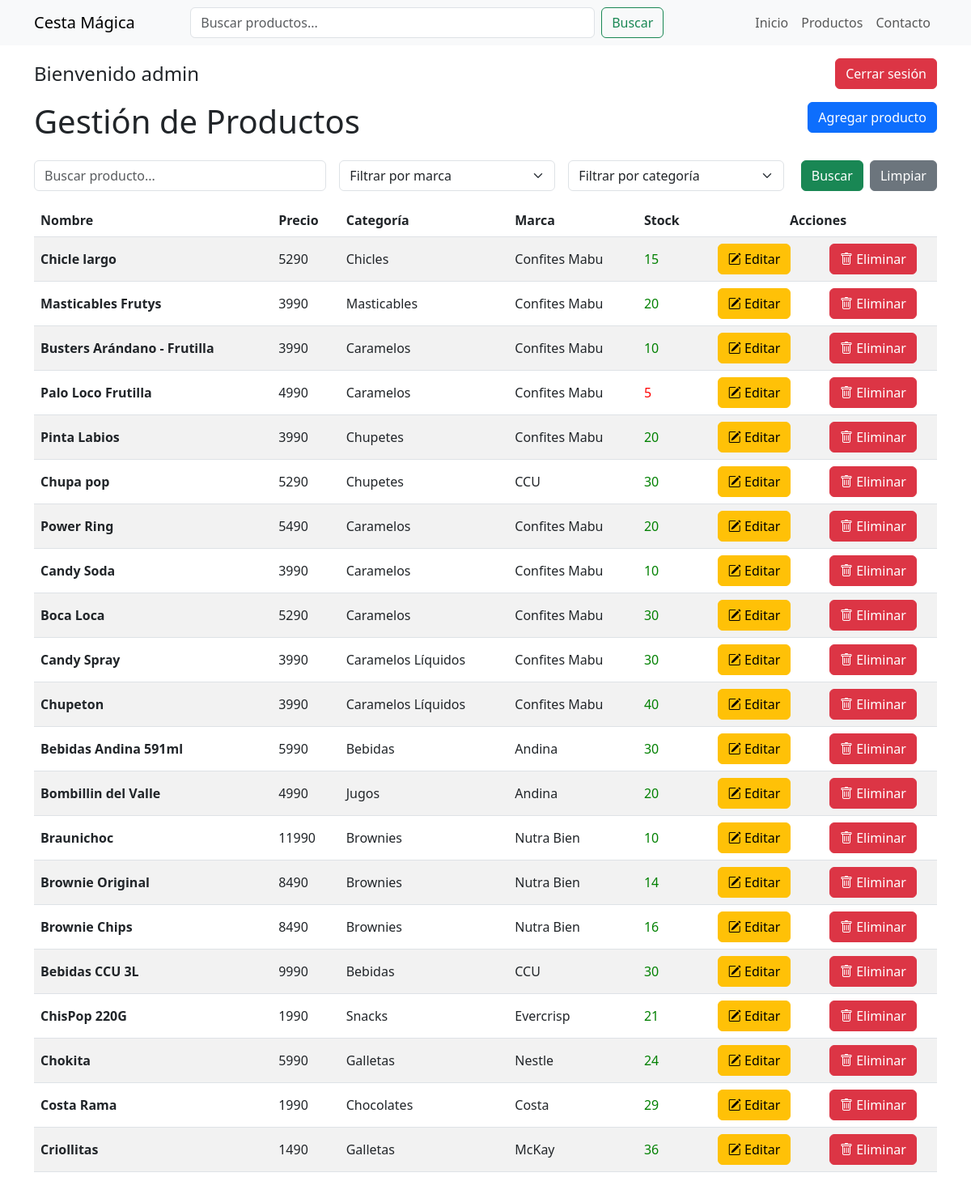
The app's page /gestion/ (signed in), older data.
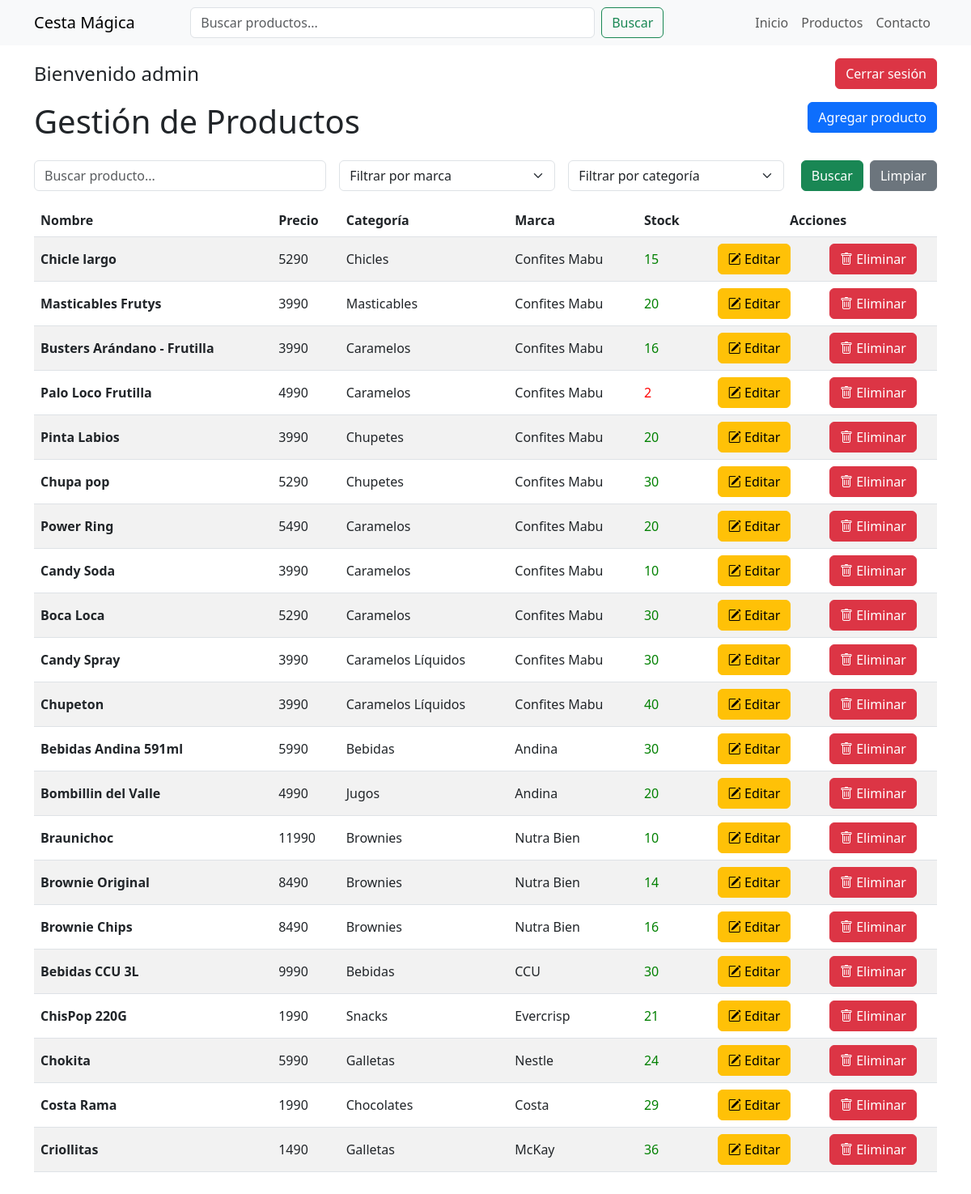
The same page, newer data.
### Inventario/models.py (models this page shows, shortened)
class Producto(models.Model):
    nombre = models.CharField(max_length=200)
    descripcion = models.TextField()
    stock = models.IntegerField()
    precio = models.IntegerField()
    imagen = models.ImageField(upload_to='productos/')
    categoria = models.ForeignKey(Categoria, on_delete=models.CASCADE)
    marca = models.ForeignKey(Marca, on_delete=models.CASCADE)
    destacado = models.BooleanField(default=False)

class Marca(models.Model):
    nombre = models.CharField(max_length=100)
    def __str__(self):
        return self.nombre

class Categoria(models.Model):
    nombre = models.CharField(max_length=100)
    def __str__(self):
        return self.nombre

### Inventario/views.py (the view)
# urls.py: path('gestion/', views.gestion, name='gestion'),
@login_required
def gestion(request):
    productos = Producto.objects.all()
    categorias = Categoria.objects.all()
    marcas = Marca.objects.all()
    search_query = request.GET.get('search', '')
    marca_id = request.GET.get('marca', '')
    categoria_id = request.GET.get('categoria', '')
    if search_query:
        productos = productos.filter(nombre__icontains=search_query)
    if marca_id:
        productos = productos.filter(marca_id=marca_id)
    if categoria_id:
        productos = productos.filter(categoria_id=categoria_id)
    context = {
        'productos': productos,
        'categorias': categorias,
        'marcas': marcas
    }
    return render(request, 'CestaMagica/Gestion/gestion.html', context)

### Inventario/templates/CestaMagica/Gestion/gestion.html (shortened to what this page needs)
{% extends "base.html" %}
{% block content %}
<div class="container mb-3">
    <div class="row mb-3 mt-3">
        <div class="col-12 d-flex justify-content-between align-items-center">
            <h4 class="mb-0">Bienvenido {{ request.user.username }}</h4>
            <a href="{% url 'logout' %}" class="btn btn-danger">Cerrar sesión</a>
        </div>
    </div>
    <div class="row mb-3 mt-3">
        <div class="col">
            <h1>Gestión de Productos</h1>
        </div>
        <div class="col text-end">
            <a href="{% url 'agregar_producto' %}" class="btn btn-primary">Agregar producto</a>
        </div>
    </div>
    <form method="GET" action="{% url 'gestion' %}" class="row g-3 mb-3">
        <div class="col-md-4">
            <input type="text" name="search" class="form-control" placeholder="Buscar producto..." value="{{ request.GET.search }}">
        </div>
        <div class="col-md-3">
            <select name="marca" class="form-select">
                <option value="">Filtrar por marca</option>
            </select>
        </div>
        <div class="col-md-3">
            <select name="categoria" class="form-select">
                <option value="">Filtrar por categoría</option>
            </select>
        </div>
        <div class="col-md-2 text-end d-flex justify-content-end gap-2">
            <button type="submit" class="btn btn-success">Buscar</button>
            <a href="{% url 'gestion' %}" class="btn btn-secondary">Limpiar</a>
        </div>
    </form>
    <div class="table-responsive">
        <table class="table table-striped align-middle">
            <thead>
                <tr>
                    <th scope="col">Nombre</th>
                    <th scope="col">Precio</th>
                    <th scope="col">Categoría</th>
                    <th scope="col">Marca</th>
                    <th scope="col">Stock</th>
                    <th scope="col" colspan="2" class="text-center">Acciones</th>
                </tr>
            </thead>
            <tbody>
                {% for producto in productos %}
                <tr>
                    <th scope="row">{{ producto.nombre }}</th>
                    <td>{{ producto.precio }}</td>
                    <td>{{ producto.categoria }}</td>
                    <td>{{ producto.marca }}</td>
                    <td>
                        <span class="{% if producto.stock < 10 %}low-stock{% else %}sufficient-stock{% endif %}">
                            {{ producto.stock }}
                        </span>
                    </td>
                    <td class="text-center">
                        <a href="{% url 'editar_producto' producto.id %}" class="btn btn-warning">
                            <i class="bi bi-pencil-square"></i> Editar
                        </a>
                    </td>
                    <td class="text-center">
                        <a href="{% url 'eliminar_producto' producto.id %}"
                             class="btn btn-danger"
                             onclick="return confirm('¿Estás seguro de que deseas eliminar este producto?');">
                            <i class="bi bi-trash"></i> Eliminar
                        </a>
                    </td>
                </tr>
                {% endfor %}
            </tbody>
        </table>
    </div>
</div>
{% endblock %}

Row changes from the older to the newer data that the page shows:
changed Producto "Busters Arándano - Frutilla": stock "10" → "16"
changed Producto "Palo Loco Frutilla": stock "5" → "2"
changed Producto "Chupa pop": marca "CCU" → "Confites Mabu"
